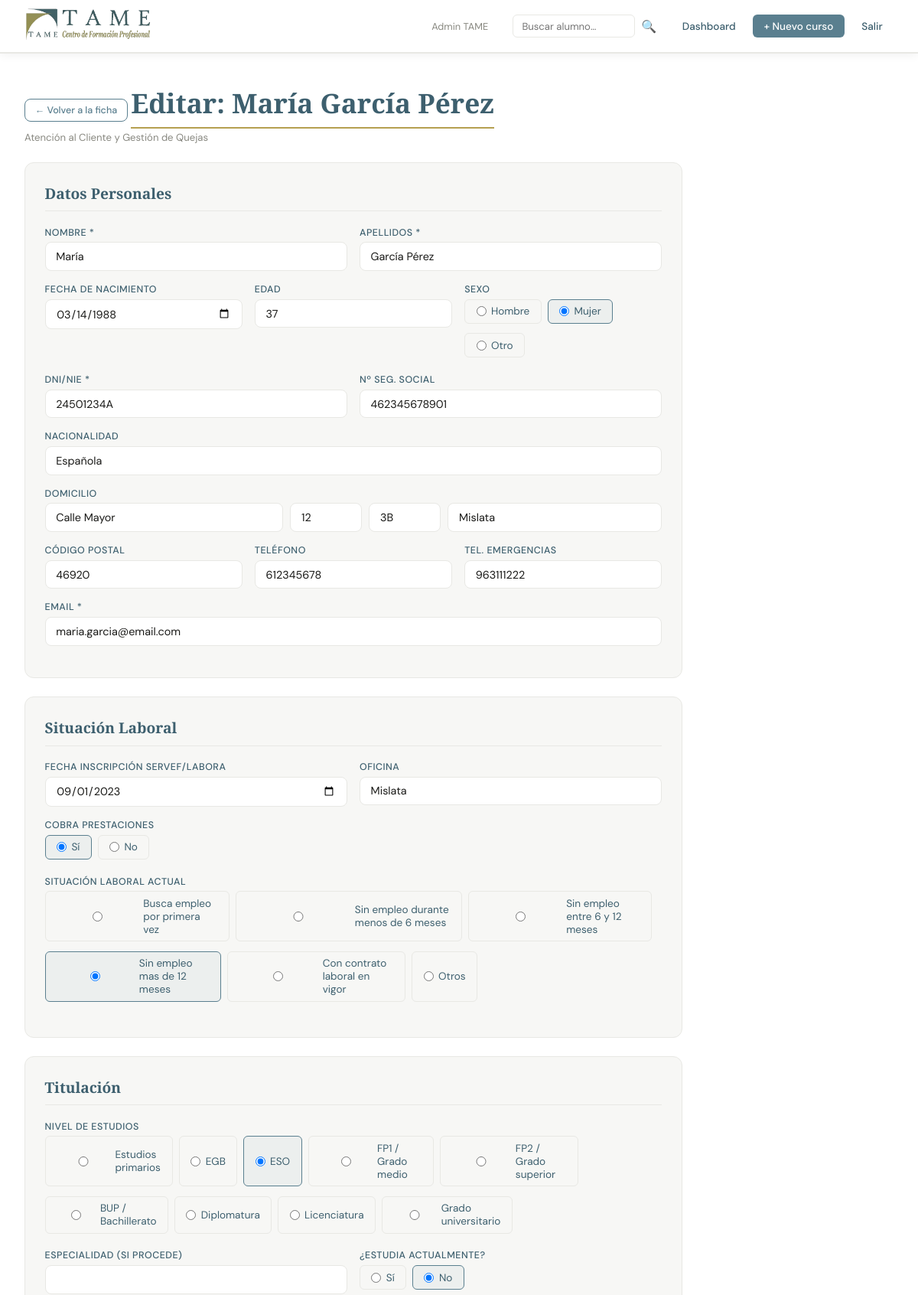
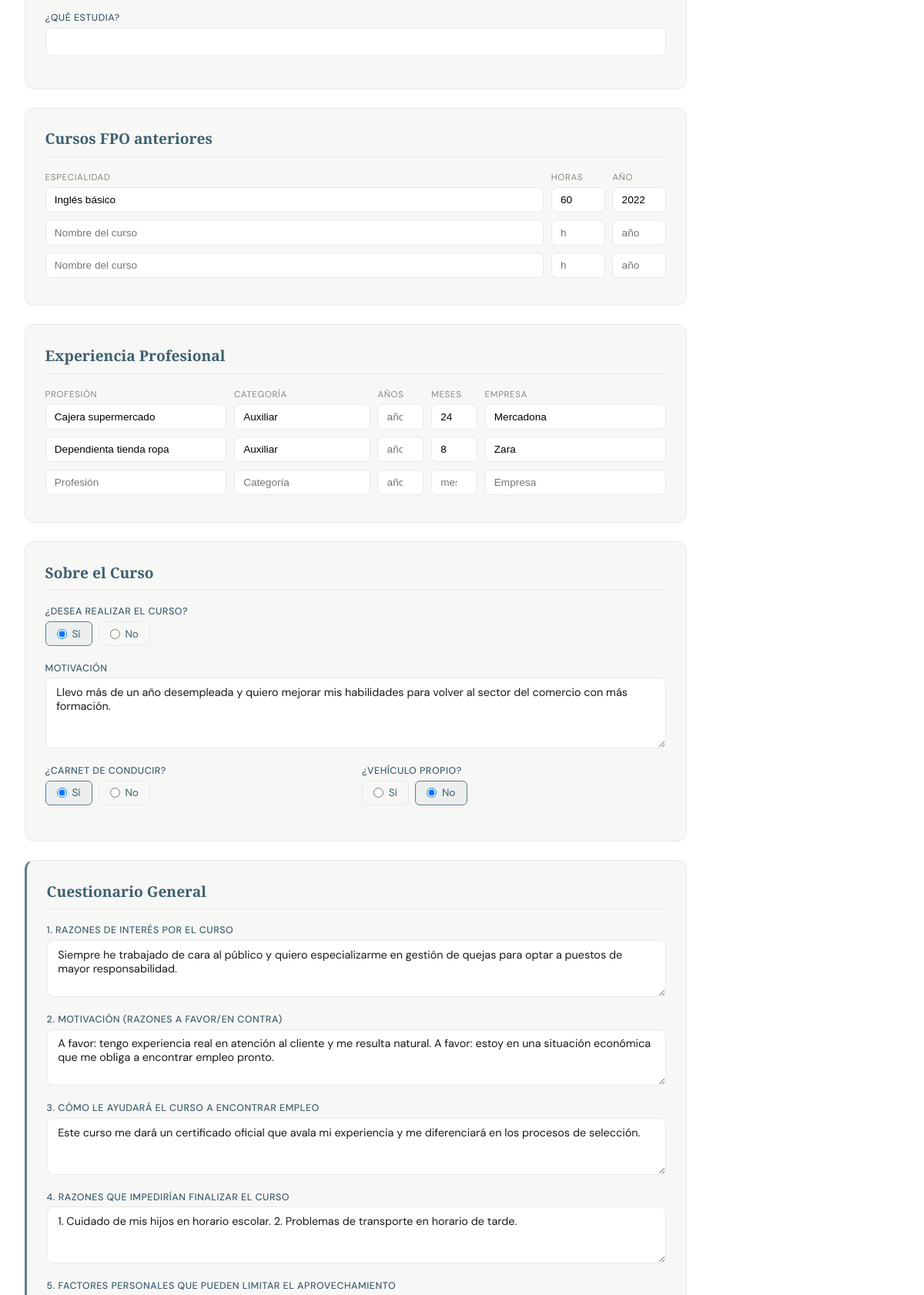
Page /alumno/1/editar (signed in, upper part) on the committed database (2 pictures, top to bottom).
### tables this page shows
CREATE TABLE alumnos (
            id INTEGER PRIMARY KEY AUTOINCREMENT,
            curso_id INTEGER NOT NULL,
            nombre TEXT NOT NULL,
            apellidos TEXT NOT NULL,
            fecha_nacimiento TEXT, domicilio TEXT,
            numero TEXT, puerta TEXT, poblacion TEXT, cp TEXT,
            telefono TEXT, telefono_emergencias TEXT,
            email TEXT, edad TEXT, sexo TEXT,
            nacionalidad TEXT, dni TEXT, seg_social TEXT, expediente TEXT,
            fecha_inscripcion_servef TEXT, oficina_servef TEXT,
            cobra_prestaciones TEXT, situacion_laboral TEXT,
            titulacion TEXT, titulacion_especialidad TEXT,
            estudia_actualmente TEXT, que_estudia TEXT,
            cursos_fpo TEXT DEFAULT "[]",
            experiencia TEXT DEFAULT "[]",
            desea_realizar TEXT, motivacion TEXT,
            tiene_carnet TEXT, tiene_vehiculo TEXT,
            razon_interes TEXT, razon_motivacion TEXT,
            razon_empleo TEXT, razon_impedimentos TEXT,
            razon_limitaciones TEXT, observaciones TEXT,
            acepta_compromiso TEXT,
            respuestas_prueba TEXT DEFAULT "{}",
            estado TEXT DEFAULT "pendiente",
            puntuacion_ia REAL, analisis_ia TEXT,
            creado_en TEXT DEFAULT CURRENT_TIMESTAMP
        , notas TEXT DEFAULT '');

CREATE TABLE cursos (
            id INTEGER PRIMARY KEY AUTOINCREMENT,
            nombre TEXT NOT NULL,
            codigo TEXT,
            fecha_inicio TEXT,
            fecha_fin TEXT,
            plazas INTEGER DEFAULT 20,
            descripcion TEXT,
            preguntas_prueba TEXT DEFAULT '[]',
            creado_en TEXT DEFAULT CURRENT_TIMESTAMP
        , archivado INTEGER DEFAULT 0, inscripciones_abiertas INTEGER DEFAULT 1);

### app.py (the view, shortened to what this page needs)
@app.route('/alumno/<int:aid>/editar', methods=['GET', 'POST'])
@login_required
def editar_alumno(aid):
    conn   = get_db()
    alumno = conn.execute("""
        SELECT a.*, c.nombre as curso_nombre, c.id as curso_id,
               c.preguntas_prueba
        FROM alumnos a JOIN cursos c ON c.id=a.curso_id WHERE a.id=?
    """, (aid,)).fetchone()
    if not alumno:
        return 'No encontrado', 404
    preguntas = json.loads(alumno['preguntas_prueba'] or '[]')
    fpo = json.loads(alumno['cursos_fpo'] or '[]')
    exp = json.loads(alumno['experiencia'] or '[]')
    respuestas = json.loads(alumno['respuestas_prueba'] or '{}')
    return render_template('editar_alumno.html', alumno=alumno, fpo=fpo, exp=exp,
                           preguntas=preguntas, respuestas=respuestas)

### app.py (called while the page is built)
def get_db():
    if 'db' not in g:
        g.db = sqlite3.connect(DB)
        g.db.row_factory = sqlite3.Row
    return g.db

def login_required(f):
    @wraps(f)
    def decorated(*args, **kwargs):
        if 'user_id' not in session:
            return redirect(url_for('login'))
        return f(*args, **kwargs)
    return decorated

### templates/editar_alumno.html (shortened to what this page needs)
{% extends 'base.html' %}
{% block content %}
<div style="display:flex;justify-content:space-between;align-items:center;margin-bottom:1.5rem;flex-wrap:wrap;gap:0.75rem;">
  <div>
    <a href="{{ url_for('ver_alumno', aid=alumno.id) }}" class="btn btn-outline btn-sm" style="margin-bottom:0.5rem;">← Volver a la ficha</a>
    <h1 class="page-title" style="margin-bottom:0;">Editar: {{ alumno.nombre }} {{ alumno.apellidos }}</h1>
    <p style="font-size:0.82rem;color:var(--gris-t);margin-top:0.2rem;">{{ alumno.curso_nombre }}</p>
  </div>
</div>
<form method="POST" action="{{ url_for('editar_alumno', aid=alumno.id) }}" style="max-width:860px;">
  <div class="section">
    <div class="section-title">Datos Personales</div>
    <div class="g2">
      <div class="fg"><label>Nombre *</label><input type="text" name="nombre" value="{{ alumno.nombre }}" required></div>
      <div class="fg"><label>Apellidos *</label><input type="text" name="apellidos" value="{{ alumno.apellidos }}" required></div>
    </div>
    <div class="g3">
      <div class="fg"><label>Fecha de nacimiento</label><input type="date" name="fecha_nacimiento" value="{{ alumno.fecha_nacimiento or '' }}"></div>
      <div class="fg"><label>Edad</label><input type="number" name="edad" value="{{ alumno.edad or '' }}" min="16" max="99"></div>
      <div class="fg"><label>Sexo</label>
        <div class="rg">
          {% for v in ['Hombre','Mujer','Otro'] %}
          <label><input type="radio" name="sexo" value="{{ v }}" {% if alumno.sexo==v %}checked{% endif %}> {{ v }}</label>
          {% endfor %}
        </div>
      </div>
    </div>
    <div class="g2">
      <div class="fg"><label>DNI/NIE *</label><input type="text" name="dni" value="{{ alumno.dni or '' }}" required></div>
      <div class="fg"><label>Nº Seg. Social</label><input type="text" name="seg_social" value="{{ alumno.seg_social or '' }}"></div>
    </div>
    <div class="fg"><label>Nacionalidad</label><input type="text" name="nacionalidad" value="{{ alumno.nacionalidad or 'Española' }}"></div>
    <div class="fg">
      <label>Domicilio</label>
      <div class="g4">
        <input type="text" name="domicilio" value="{{ alumno.domicilio or '' }}" placeholder="Calle / Avenida / Plaza">
        <input type="text" name="numero"    value="{{ alumno.numero or '' }}"   placeholder="Nº">
        <input type="text" name="puerta"    value="{{ alumno.puerta or '' }}"   placeholder="Pta.">
        <input type="text" name="poblacion" value="{{ alumno.poblacion or '' }}" placeholder="Población">
      </div>
    </div>
    <div class="g3">
      <div class="fg"><label>Código postal</label><input type="text" name="cp" value="{{ alumno.cp or '' }}"></div>
      <div class="fg"><label>Teléfono</label><input type="tel" name="telefono" value="{{ alumno.telefono or '' }}" required></div>
      <div class="fg"><label>Tel. emergencias</label><input type="tel" name="telefono_emergencias" value="{{ alumno.telefono_emergencias or '' }}"></div>
    </div>
    <div class="fg"><label>Email *</label><input type="email" name="email" value="{{ alumno.email or '' }}" required></div>
  </div>
  <div class="section">
    <div class="section-title">Situación Laboral</div>
    <div class="g2">
      <div class="fg"><label>Fecha inscripción SERVEF/Labora</label><input type="date" name="fecha_inscripcion_servef" value="{{ alumno.fecha_inscripcion_servef or '' }}"></div>
      <div class="fg"><label>Oficina</label><input type="text" name="oficina_servef" value="{{ alumno.oficina_servef or '' }}"></div>
    </div>
    <div class="fg"><label>Cobra prestaciones</label>
      <div class="rg">
        {% for v in ['Sí','No'] %}
        <label><input type="radio" name="cobra_prestaciones" value="{{ v }}" {% if alumno.cobra_prestaciones==v %}checked{% endif %}> {{ v }}</label>
        {% endfor %}
      </div>
    </div>
    <div class="fg"><label>Situación laboral actual</label>
      <div class="rg">
        {% for v in ['Busca empleo por primera vez','Sin empleo durante menos de 6 meses','Sin empleo entre 6 y 12 meses','Sin empleo mas de 12 meses','Con contrato laboral en vigor','Otros'] %}
        <label><input type="radio" name="situacion_laboral" value="{{ v }}" {% if alumno.situacion_laboral==v %}checked{% endif %}> {{ v }}</label>
        {% endfor %}
      </div>
    </div>
  </div>
  <div class="section">
    <div class="section-title">Titulación</div>
    <div class="fg"><label>Nivel de estudios</label>
      <div class="rg">
        {% for v in ['Estudios primarios','EGB','ESO','FP1 / Grado medio','FP2 / Grado superior','BUP / Bachillerato','Diplomatura','Licenciatura','Grado universitario'] %}
        <label><input type="radio" name="titulacion" value="{{ v }}" {% if alumno.titulacion==v %}checked{% endif %}> {{ v }}</label>
        {% endfor %}
      </div>
    </div>
    <div class="g2">
      <div class="fg"><label>Especialidad (si procede)</label><input type="text" name="titulacion_especialidad" value="{{ alumno.titulacion_especialidad or '' }}"></div>
      <div class="fg"><label>¿Estudia actualmente?</label>
        <div class="rg">
          {% for v in ['Sí','No'] %}
          <label><input type="radio" name="estudia_actualmente" value="{{ v }}" {% if alumno.estudia_actualmente==v %}checked{% endif %}> {{ v }}</label>
          {% endfor %}
        </div>
      </div>
    </div>
    <div class="fg"><label>¿Qué estudia?</label><input type="text" name="que_estudia" value="{{ alumno.que_estudia or '' }}"></div>
  </div>
  <div class="section">
    <div class="section-title">Cursos FPO anteriores</div>
    <div class="hdr fpo"><span>Especialidad</span><span>Horas</span><span>Año</span></div>
    {% for i in range(1,4) %}
    {% set c = fpo[i-1] if fpo|length >= i else {} %}
    <div class="fpo-row">
      <input type="text"   name="fpo_esp_{{ i }}" value="{{ c.get('especialidad','') }}" placeholder="Nombre del curso">
      <input type="number" name="fpo_h_{{ i }}"   value="{{ c.get('horas','') }}"        placeholder="h">
      <input type="number" name="fpo_a_{{ i }}"   value="{{ c.get('anyo','') }}"          placeholder="año">
    </div>
    {% endfor %}
  </div>
  <div class="section">
    <div class="section-title">Experiencia Profesional</div>
    <div class="hdr exp"><span>Profesión</span><span>Categoría</span><span>Años</span><span>Meses</span><span>Empresa</span></div>
    {% for i in range(1,4) %}
    {% set e = exp[i-1] if exp|length >= i else {} %}
    <div class="exp-row">
      <input type="text"   name="exp_p_{{ i }}" value="{{ e.get('profesion','') }}"  placeholder="Profesión">
      <input type="text"   name="exp_c_{{ i }}" value="{{ e.get('categoria','') }}"  placeholder="Categoría">
      <input type="number" name="exp_a_{{ i }}" value="{{ e.get('anios','') }}"      placeholder="años" min="0" max="50">
      <input type="number" name="exp_m_{{ i }}" value="{{ e.get('meses','') }}"      placeholder="meses" min="0" max="11">
      <input type="text"   name="exp_e_{{ i }}" value="{{ e.get('empresa','') }}"    placeholder="Empresa">
    </div>
    {% endfor %}
  </div>
  <div class="section">
    <div class="section-title">Sobre el Curso</div>
    <div class="fg"><label>¿Desea realizar el curso?</label>
      <div class="rg">
        {% for v in ['Sí','No'] %}
        <label><input type="radio" name="desea_realizar" value="{{ v }}" {% if alumno.desea_realizar==v %}checked{% endif %}> {{ v }}</label>
        {% endfor %}
      </div>
    </div>
    <div class="fg"><label>Motivación</label>
      <textarea name="motivacion" rows="4">{{ alumno.motivacion or '' }}</textarea>
    </div>
    <div class="g2">
      <div class="fg"><label>¿Carnet de conducir?</label>
        <div class="rg">
          {% for v in ['Sí','No'] %}
          <label><input type="radio" name="tiene_carnet" value="{{ v }}" {% if alumno.tiene_carnet==v %}checked{% endif %}> {{ v }}</label>
          {% endfor %}
        </div>
      </div>
      <div class="fg"><label>¿Vehículo propio?</label>
        <div class="rg">
          {% for v in ['Sí','No'] %}
          <label><input type="radio" name="tiene_vehiculo" value="{{ v }}" {% if alumno.tiene_vehiculo==v %}checked{% endif %}> {{ v }}</label>
          {% endfor %}
        </div>
      </div>
    </div>
  </div>
  <div class="section" style="border-left:3px solid var(--azul);">
    <div class="section-title">Cuestionario General</div>
    {% for campo, label in [
      ('razon_interes',    '1. Razones de interés por el curso'),
      ('razon_motivacion', '2. Motivación (razones a favor/en contra)'),
      ('razon_empleo',     '3. Cómo le ayudará el curso a encontrar empleo'),
      ('razon_impedimentos','4. Razones que impedirían finalizar el curso'),
      ('razon_limitaciones','5. Factores personales que pueden limitar el aprovechamiento'),
      ('observaciones',    '6. Observaciones'),
    ] %}
    <div class="fg">
      <label>{{ label }}</label>
      <textarea name="{{ campo }}" rows="3">{{ alumno[campo] or '' }}</textarea>
    </div>
    {% endfor %}
  </div>
</form>
{% endblock %}

### templates/base.html (style rules this page uses)
:root { --azul: #5a7f8f; --azul-d: #3d5f6e; --dorado: #b5a050; --dorado-l:#d4bc6a; --blanco: #ffffff; --gris-f: #f7f7f5; --gris-l: #e8e8e4; --gris-t: #888880; --negro: #1a1a18; --verde: #4a7c59; --rojo: #a04040; --naranja: #b07030; }
*, *::before, *::after { box-sizing: border-box; margin: 0; padding: 0; }
body { font-family: 'DM Sans', sans-serif; background: var(--blanco); color: var(--negro); min-height: 100vh; }
.page-title { font-family: 'Cormorant Garamond', serif; font-size: 2.2rem; font-weight: 600; color: var(--azul-d); border-bottom: 2px solid var(--dorado); padding-bottom: 0.5rem; margin-bottom: 2rem; display: inline-block; }
.btn { display: inline-flex; align-items: center; gap: 0.4rem; padding: 0.55rem 1.2rem; border-radius: 8px; border: none; cursor: pointer; font-family: 'DM Sans', sans-serif; font-size: 0.85rem; font-weight: 500; text-decoration: none; transition: all 0.2s; }
.btn-outline { background: transparent; border: 1.5px solid var(--azul); color: var(--azul); }
.btn-sm { padding: 0.35rem 0.8rem; font-size: 0.78rem; }

### templates/editar_alumno.html (style rules this page uses)
.section { background:var(--gris-f);border:1px solid var(--gris-l);border-radius:12px;padding:1.6rem;margin-bottom:1.5rem; }
.section-title { font-family:'Cormorant Garamond',serif;font-size:1.2rem;font-weight:600;color:var(--azul-d);border-bottom:1px solid var(--gris-l);padding-bottom:0.6rem;margin-bottom:1.2rem; }
.fg { margin-bottom:1rem; }
.fg label { display:block;font-size:0.78rem;font-weight:500;color:var(--azul-d);margin-bottom:0.3rem;text-transform:uppercase;letter-spacing:0.04em; }
.fg input,.fg select,.fg textarea { width:100%;padding:0.55rem 0.85rem;border:1.5px solid var(--gris-l);border-radius:8px;font-family:'DM Sans',sans-serif;font-size:0.9rem;background:white;color:var(--negro); }
.g2 { display:grid;grid-template-columns:1fr 1fr;gap:1rem; }
.g3 { display:grid;grid-template-columns:1fr 1fr 1fr;gap:1rem; }
.g4 { display:grid;grid-template-columns:2fr 0.6fr 0.6fr 1.8fr;gap:0.6rem; }
.rg { display:flex;flex-wrap:wrap;gap:0.5rem; }
.rg label { display:flex;align-items:center;gap:0.4rem;padding:0.4rem 0.9rem;border-radius:6px;border:1.5px solid var(--gris-l);cursor:pointer;font-size:0.85rem;text-transform:none;letter-spacing:0;font-weight:400; }
.rg label:has(input:checked) { border-color:var(--azul);background:rgba(90,127,143,0.07);color:var(--azul-d); }
.fpo-row,.exp-row { display:grid;gap:0.6rem;margin-bottom:0.6rem; }
.fpo-row { grid-template-columns:1fr 70px 70px; }
.exp-row { grid-template-columns:1.6fr 1.2fr 60px 60px 1.6fr; }
.fpo-row input,.exp-row input { padding:0.5rem 0.7rem;border:1.5px solid var(--gris-l);border-radius:7px;font-size:0.85rem;width:100%;min-width:0; }
.hdr { display:grid;gap:0.6rem;margin-bottom:0.3rem;font-size:0.72rem;text-transform:uppercase;letter-spacing:0.06em;color:var(--gris-t); }
.hdr.fpo { grid-template-columns:1fr 70px 70px; }
.hdr.exp { grid-template-columns:1.6fr 1.2fr 60px 60px 1.6fr; }

### rows in the picture
alumnos: nombre "María", apellidos "García Pérez", fecha_nacimiento "03/14/1988", edad "37", sexo "☐ Hombre" "☑ Mujer" "☐ Otro", dni "24501234A", seg_social "462345678901", nacionalidad "Española", domicilio "Calle Mayor", numero "12", puerta "3B", poblacion "Mislata", cp "46920", telefono "612345678", telefono_emergencias "963111222", email "maria.garcia@email.com", fecha_inscripcion_servef "09/01/2023", oficina_servef "Mislata", cobra_prestaciones "☑ Sí" "☐ No", situacion_laboral "☐ Busca empleo por primera vez" "☐ Sin empleo durante menos de 6" "☐ Sin empleo entre 6 y 12 meses" "☑ Sin empleo mas de 12 meses" "☐ Con contrato laboral en vigor" "☐ Otros", titulacion "☐ Estudios primarios" "☐ EGB" "☑ ESO" "☐ FP1 / Grado medio" "☐ FP2 / Grado superior" "☐ BUP / Bachillerato" "☐ Diplomatura" "☐ Licenciatura" "☐ Grado universitario", estudia_actualmente "☐ Sí" "☑ No", desea_realizar "☑ Sí" "☐ No", motivacion "Llevo más de un año desempleada y quiero mejorar mis habilidades para volver al sector del comercio con más formación.", tiene_carnet "☑ Sí" "☐ No", tiene_vehiculo "☐ Sí" "☑ No", razon_interes "Siempre he trabajado de cara al público y quiero especializarme en gestión de quejas para optar a puestos de mayor responsabilidad." "A favor: tengo experiencia real en atención al cliente y me resulta natural. A favor: estoy en una situación económica que me obliga a encontrar empleo pronto." "Este curso me dará un certificado oficial que avala mi experiencia y me diferenciará en los procesos de selección." "1. Cuidado de mis hijos en horario escolar. 2. Problemas de transporte en horario de tarde."
cursos: curso_nombre "Atención al Cliente y Gestión de Quejas"

### other values in the picture
{{ session.user_nombre }} "Admin TAME"
{{ v }} "Hombre" "Mujer" "Otro"
{{ v }} "Sí" "No"
{{ v }} "Busca empleo por primera vez" "Sin empleo durante menos de 6 meses" "Sin empleo entre 6 y 12 meses" "Sin empleo mas de 12 meses" "Con contrato laboral en vigor" "Otros"
{{ v }} "Estudios primarios" "EGB" "ESO" "FP1 / Grado medio" "FP2 / Grado superior" "BUP / Bachillerato" "Diplomatura" "Licenciatura" "Grado universitario"
{{ label }} "1. RAZONES DE INTERÉS POR EL CURSO" "2. MOTIVACIÓN (RAZONES A FAVOR/EN CONTRA)" "3. CÓMO LE AYUDARÁ EL CURSO A ENCONTRAR EMPLEO" "4. RAZONES QUE IMPEDIRÍAN FINALIZAR EL CURSO" "5. FACTORES PERSONALES QUE PUEDEN LIMITAR EL APROVECHAMIENTO"
